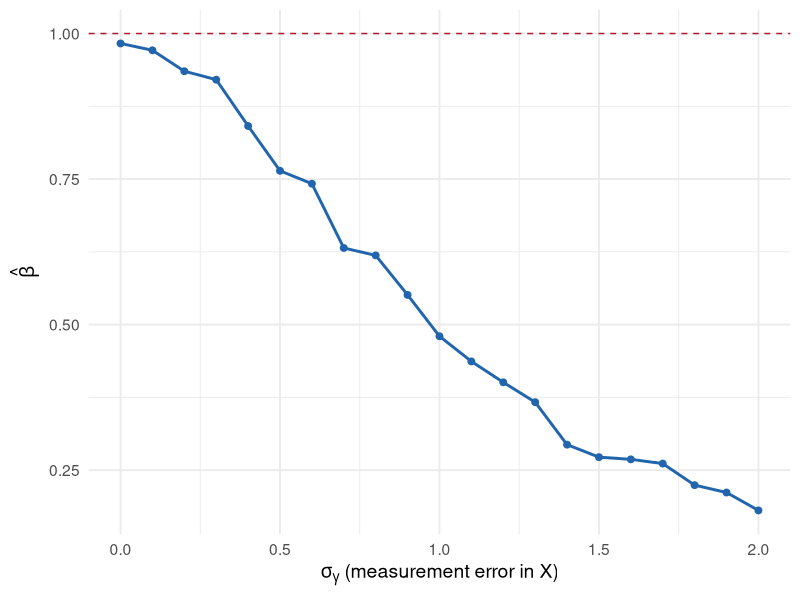

Reproduce this figure in R.
## ---- chunk 1
#| label: setup
#| include: false
library(ggplot2)
library(dplyr)

az_blue <- "#2166AC"
az_red  <- "#B2182B"
## ---- chunk 2
#| label: me-dv-sim
#| echo: true

set.seed(2026)
n <- 500
x <- rnorm(n, 0, 1)
y_star <- 0 + 1 * x + rnorm(n, 0, 1)

sigma_u_grid <- c(0, 0.5, 1, 2, 4)

me_dv <- lapply(sigma_u_grid, function(su) {
  y_obs <- y_star + rnorm(n, 0, su)
  fit   <- lm(y_obs ~ x)
  data.frame(
    sigma_u  = su,
    beta_hat = coef(fit)[2],
    se_beta  = sqrt(diag(vcov(fit)))[2]
  )
}) |> do.call(rbind, args = _)

me_dv
## ---- chunk 3
#| label: fig-attenuation
#| fig-cap: "As measurement error in X grows, the OLS slope shrinks toward zero. Dashed line is the true β = 1."
#| echo: true
#| message: false
#| warning: false
#| fig-width: 9
#| fig-height: 4.5

set.seed(2026)
n <- 1000
beta_true <- 1.0

x_star  <- rnorm(n, 0, 1)
epsilon <- rnorm(n, 0, 1)
y       <- 0 + beta_true * x_star + epsilon

sigma_gamma_grid <- seq(0, 2, by = 0.1)
results <- data.frame(sigma_gamma = sigma_gamma_grid, beta_hat = NA_real_)

for (i in seq_along(sigma_gamma_grid)) {
  sg <- sigma_gamma_grid[i]
  x_obs <- x_star + rnorm(n, 0, sg)
  results$beta_hat[i] <- coef(lm(y ~ x_obs))[2]
}

ggplot(results, aes(x = sigma_gamma, y = beta_hat)) +
  geom_hline(yintercept = beta_true, linetype = "dashed", color = az_red) +
  geom_line(color = az_blue, linewidth = 1) +
  geom_point(color = az_blue, size = 2) +
  labs(
    x = expression(sigma[gamma] ~ "(measurement error in X)"),
    y = expression(hat(beta))
  ) +
  theme_minimal(base_size = 14)
